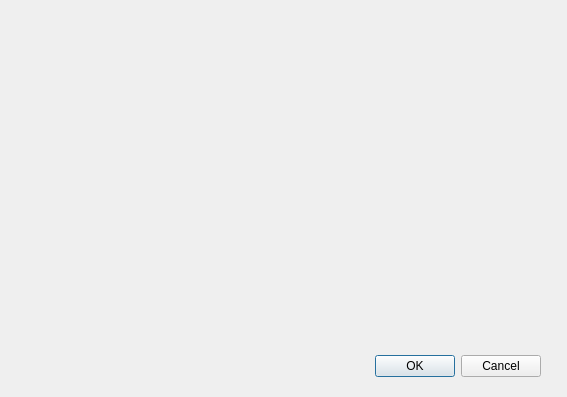
<?xml version="1.0" encoding="UTF-8"?>
<ui version="4.0">
 <class>Settings</class>
 <widget class="QDialog" name="Settings">
  <property name="geometry">
   <rect>
    <x>0</x>
    <y>0</y>
    <width>567</width>
    <height>397</height>
   </rect>
  </property>
  <property name="windowTitle">
   <string>Dialog</string>
  </property>
  <property name="modal">
   <bool>true</bool>
  </property>
  <widget class="QDialogButtonBox" name="buttonBox">
   <property name="geometry">
    <rect>
     <x>20</x>
     <y>350</y>
     <width>521</width>
     <height>32</height>
    </rect>
   </property>
   <property name="orientation">
    <enum>Qt::Orientation::Horizontal</enum>
   </property>
   <property name="standardButtons">
    <set>QDialogButtonBox::StandardButton::Cancel|QDialogButtonBox::StandardButton::Ok</set>
   </property>
  </widget>
 </widget>
 <resources/>
 <connections>
  <connection>
   <sender>buttonBox</sender>
   <signal>accepted()</signal>
   <receiver>Settings</receiver>
   <slot>accept()</slot>
   <hints>
    <hint type="sourcelabel">
     <x>248</x>
     <y>254</y>
    </hint>
    <hint type="destinationlabel">
     <x>157</x>
     <y>274</y>
    </hint>
   </hints>
  </connection>
  <connection>
   <sender>buttonBox</sender>
   <signal>rejected()</signal>
   <receiver>Settings</receiver>
   <slot>reject()</slot>
   <hints>
    <hint type="sourcelabel">
     <x>316</x>
     <y>260</y>
    </hint>
    <hint type="destinationlabel">
     <x>286</x>
     <y>274</y>
    </hint>
   </hints>
  </connection>
 </connections>
</ui>
